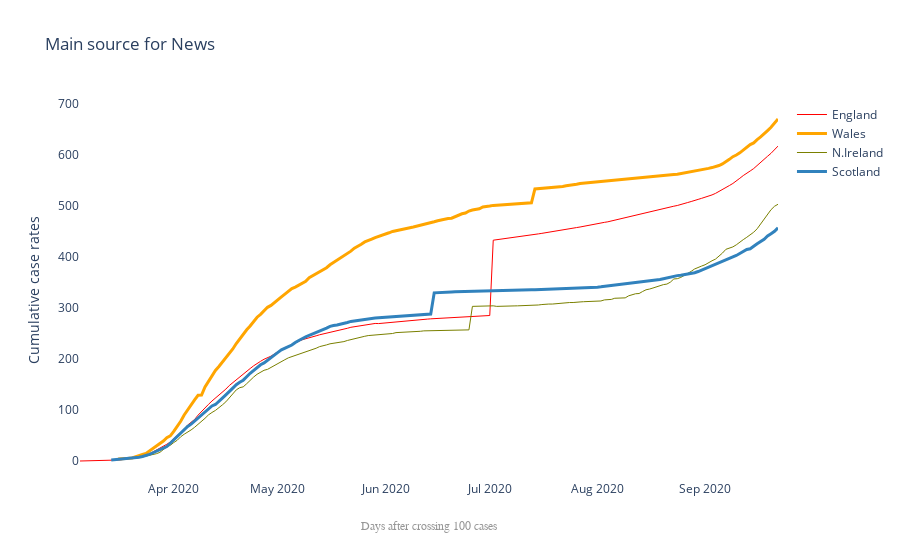

Write notebook code for a chart like this one.
### Code cell
#plot line graph showing trends of virus spread in all four nation after crossing 100 cases

title = 'Main source for News'
labels = ['England', 'Wales', 'N.Ireland', 'Scotland']
color = ['rgb(255,0,0)', 'rgb(255,165,0)', 'rgb(122,128,0)', 'rgb(49,130,189)']

mode_szie = [10,10,10,12]
line_size = [1,3,1,3]
fig = go.Figure()

fig.add_trace(go.Scatter(x=england_cases_df['date'], y=england_cases_df['cumCaseRate'], mode='lines',
                        name=labels[0],line=dict(color=color[0],width=line_size[0]),connectgaps=True))

fig.add_trace(go.Scatter(x=wales_cases_df['date'], y=wales_cases_df['cumCaseRate'], mode='lines',
                        name=labels[1],line=dict(color=color[1],width=line_size[1]),connectgaps=True))

fig.add_trace(go.Scatter(x=nIreland_cases_df['date'], y=nIreland_cases_df['cumCaseRate'], mode='lines',
                        name=labels[2],line=dict(color=color[2],width=line_size[2]),connectgaps=True))

fig.add_trace(go.Scatter(x=scotland_cases_df['date'], y=scotland_cases_df['cumCaseRate'], mode='lines',
                        name=labels[3],line=dict(color=color[3],width=line_size[3]),connectgaps=True))

annotations = []

annotations.append(dict(xref='paper', yref='paper', x=0.5, y=-0.1, xanchor='center', yanchor='top',
                       text='Days after crossing 100 cases', font=dict(family='Arial', size=12,
                                                                      color='rgb(150,150,150)'), showarrow=False))

fig.update_layout(annotations=annotations,plot_bgcolor='white',yaxis_title='Cumulative case rates', title=title)
fig.show()

### Figure 1 — Plotly figure (JSON) as saved in the notebook; plotly's stock layout.template omitted (floating-point values rounded to 4 significant figures; data arrays with more than 128 entries replaced by an {"elided": "..."} marker saying what was removed)
{"data": [{"connectgaps": true, "line": {"color": "rgb(255,0,0)", "width": 1}, "mode": "lines", "name": "England", "type": "scatter", "x": {"elided": "202 str values"}, "y": {"elided": "202 float values"}}, {"connectgaps": true, "line": {"color": "rgb(255,165,0)", "width": 3}, "mode": "lines", "name": "Wales", "type": "scatter", "x": {"elided": "191 str values"}, "y": {"elided": "191 float values"}}, {"connectgaps": true, "line": {"color": "rgb(122,128,0)", "width": 1}, "mode": "lines", "name": "N.Ireland", "type": "scatter", "x": {"elided": "186 str values"}, "y": {"elided": "186 float values"}}, {"connectgaps": true, "line": {"color": "rgb(49,130,189)", "width": 3}, "mode": "lines", "name": "Scotland", "type": "scatter", "x": {"elided": "193 str values"}, "y": {"elided": "193 float values"}}], "layout": {"annotations": [{"font": {"color": "rgb(150,150,150)", "family": "Arial", "size": 12}, "showarrow": false, "text": "Days after crossing 100 cases", "x": 0.5, "xanchor": "center", "xref": "paper", "y": -0.1, "yanchor": "top", "yref": "paper"}], "plot_bgcolor": "white", "title": {"text": "Main source for News"}, "yaxis": {"title": {"text": "Cumulative case rates"}}}}
